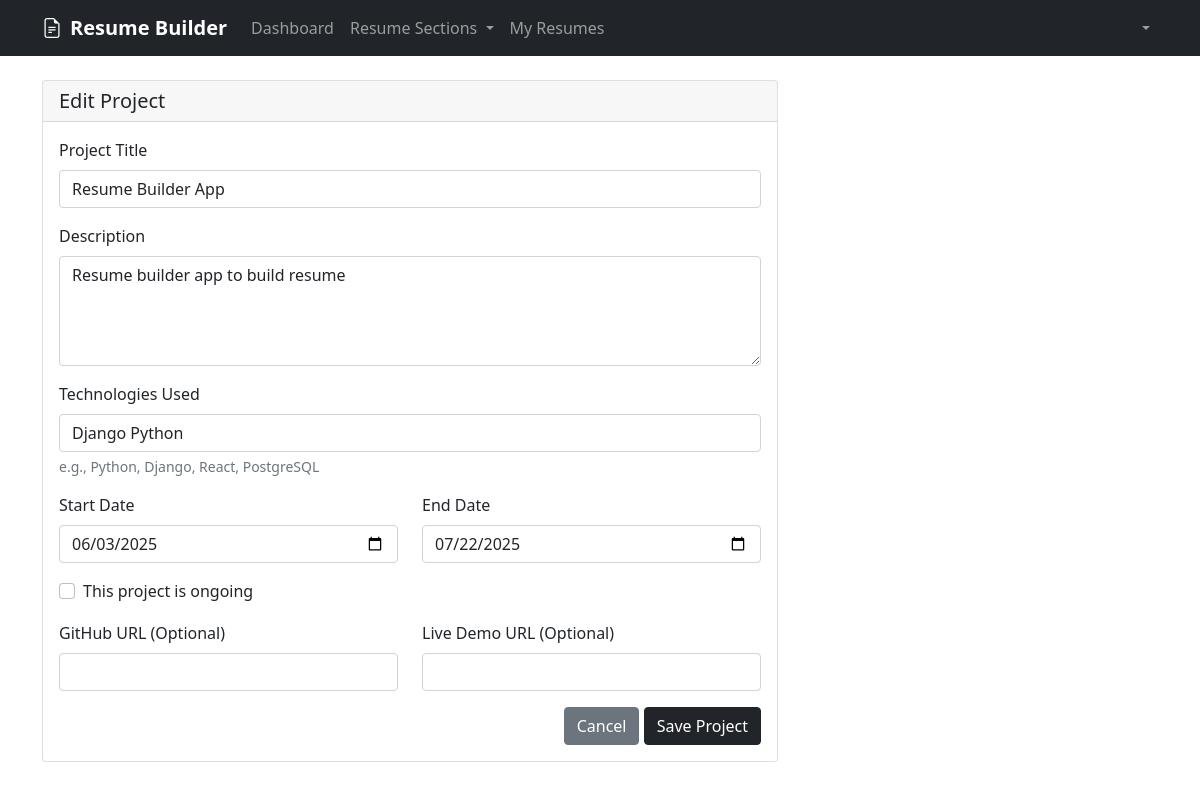
The app's page /dashboard/projects/2/edit/ (signed in) with its own data.
### resume_builder/models.py (models this page shows, shortened)
class Project(models.Model):
    user = models.ForeignKey(User, on_delete=models.CASCADE)
    title = models.CharField(max_length=200)
    description = models.TextField()
    technologies = models.CharField(max_length=500)
    url = models.URLField(blank=True, null=True)
    github_url = models.URLField(blank=True, null=True)
    start_date = models.DateField()
    end_date = models.DateField(null=True, blank=True)
    current = models.BooleanField(default=False)
    created_at = models.DateTimeField(auto_now_add=True)
    updated_at = models.DateTimeField(auto_now=True)

### resume_builder/views.py (the view)
# urls.py: path('projects/<int:pk>/edit/', views.project_update, name='project_update'),
@login_required
def project_update(request, pk):
    project = get_object_or_404(Project, pk=pk, user=request.user)
    if request.method == 'POST':
        form = ProjectForm(request.POST, instance=project)
        if form.is_valid():
            form.save()
            messages.success(request, 'Project updated successfully!')
            return redirect('project_list')
    else:
        form = ProjectForm(instance=project)
    return render(request, 'resume_builder/project_form.html', {'form': form, 'title': 'Edit Project'})

### resume_builder/forms.py
class ProjectForm(forms.ModelForm):
    class Meta:
        model = Project
        fields = ['title', 'description', 'technologies', 'url', 'github_url', 'start_date', 'end_date', 'current']
        widgets = {
            'title': forms.TextInput(attrs={'class': 'form-control'}),
            'description': forms.Textarea(attrs={'class': 'form-control', 'rows': 4}),
            'technologies': forms.TextInput(attrs={'class': 'form-control'}),
            'url': forms.URLInput(attrs={'class': 'form-control'}),
            'github_url': forms.URLInput(attrs={'class': 'form-control'}),
            'start_date': forms.DateInput(attrs={'class': 'form-control', 'type': 'date'}),
            'end_date': forms.DateInput(attrs={'class': 'form-control', 'type': 'date'}),
            'current': forms.CheckboxInput(attrs={'class': 'form-check-input'}),
        }

### templates/resume_builder/project_form.html (shortened to what this page needs)
{% extends 'base.html' %}
{% block content %}
<div class="row">
    <div class="col-lg-8">
        <div class="card">
            <div class="card-header">
                <h5 class="card-title mb-0">{{ title }}</h5>
            </div>
            <div class="card-body">
                <form method="post">
                    <div class="row">
                        <div class="col-12 mb-3">
                            <label for="{{ form.title.id_for_label }}" class="form-label">Project Title</label>
                            {{ form.title }}
                        </div>
                        <div class="col-12 mb-3">
                            <label for="{{ form.description.id_for_label }}" class="form-label">Description</label>
                            {{ form.description }}
                        </div>
                        <div class="col-12 mb-3">
                            <label for="{{ form.technologies.id_for_label }}" class="form-label">Technologies Used</label>
                            {{ form.technologies }}
                            <div class="form-text">e.g., Python, Django, React, PostgreSQL</div>
                        </div>
                        <div class="col-md-6 mb-3">
                            <label for="{{ form.start_date.id_for_label }}" class="form-label">Start Date</label>
                            {{ form.start_date }}
                        </div>
                        <div class="col-md-6 mb-3">
                            <label for="{{ form.end_date.id_for_label }}" class="form-label">End Date</label>
                            {{ form.end_date }}
                        </div>
                        <div class="col-12 mb-3">
                            <div class="form-check">
                                {{ form.current }}
                                <label class="form-check-label" for="{{ form.current.id_for_label }}">
                                    This project is ongoing
                                </label>
                            </div>
                        </div>
                        <div class="col-md-6 mb-3">
                            <label for="{{ form.github_url.id_for_label }}" class="form-label">GitHub URL (Optional)</label>
                            {{ form.github_url }}
                        </div>
                        <div class="col-md-6 mb-3">
                            <label for="{{ form.url.id_for_label }}" class="form-label">Live Demo URL (Optional)</label>
                            {{ form.url }}
                        </div>
                    </div>
                    <div class="text-end">
                        <a href="{% url 'project_list' %}" class="btn btn-secondary">Cancel</a>
                        <button type="submit" class="btn btn-dark">Save Project</button>
                    </div>
                </form>
            </div>
        </div>
    </div>
</div>
{% endblock %}

### records on screen
Project: title "Resume Builder App", description "Resume builder app to build resume", technologies "Django Python", start_date "06/03/2025", end_date "07/22/2025"

### other values on screen
{{ title }} "Edit Project"
